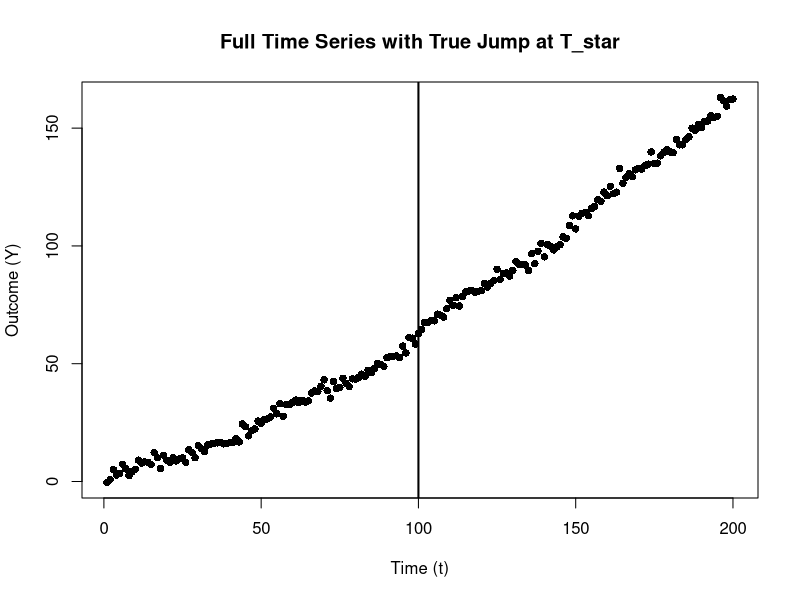
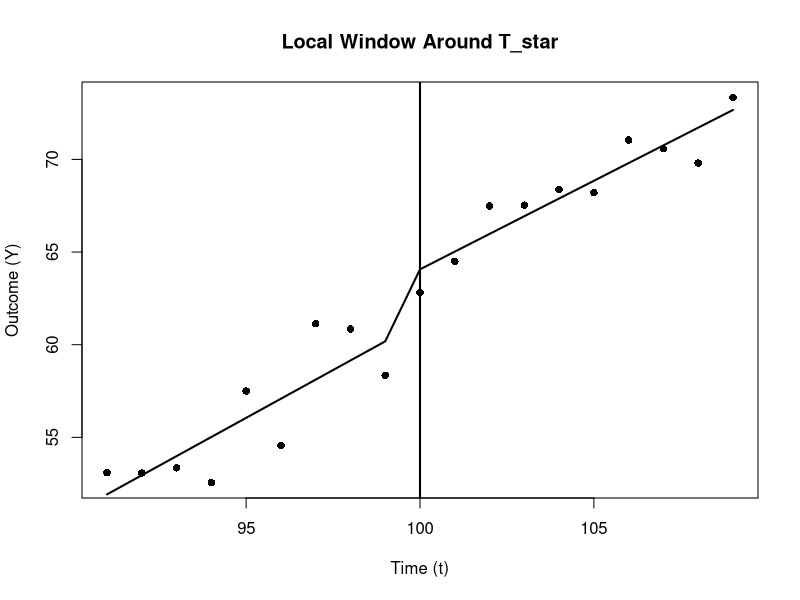
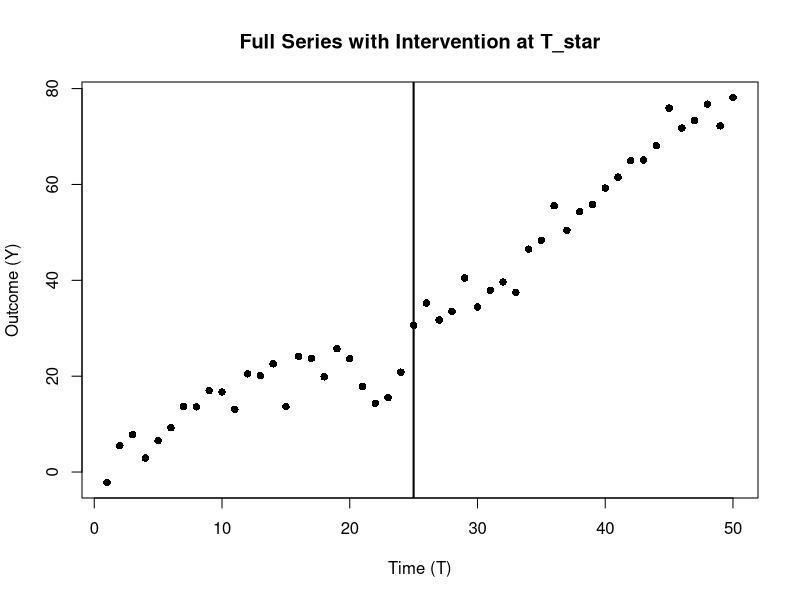
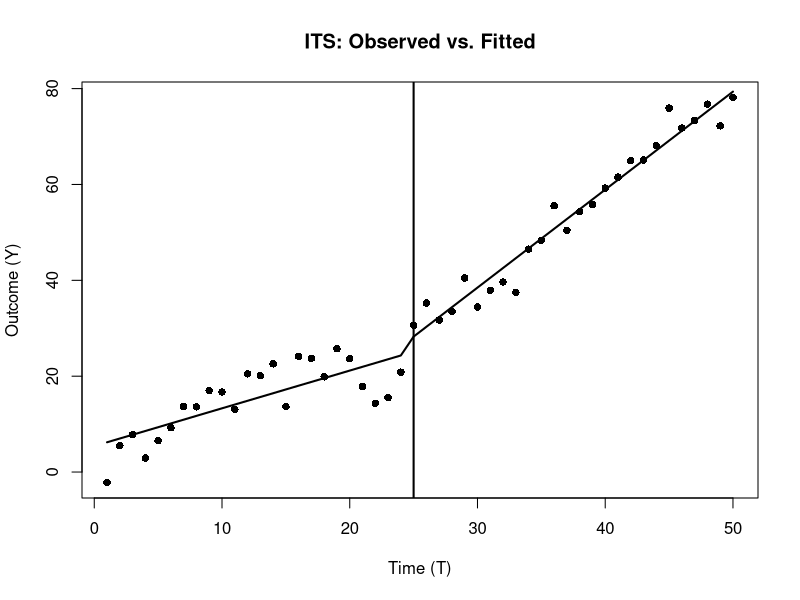

Write the R code that produced these figures, in order.
## ---- chunk 1
# 0. Libraries
if(!require("sandwich")) install.packages("sandwich", quiet=TRUE)
if(!require("lmtest"))   install.packages("lmtest",   quiet=TRUE)
library(sandwich)
library(lmtest)

# 1. Generate Synthetic Data
set.seed(123)
n      <- 200                # total number of time points
T_star <- 100                # cutoff (policy/intervention) time
t_vals <- seq_len(n)         # time index: 1, 2, ..., n

# Outcome Y has a linear pre-trend, a mild quadratic component, 
# and a jump of +5 at T_star
# plus a small sinusoidal seasonality and random noise.
Y <- 0.4 * t_vals +          # baseline slope
     0.002 * (t_vals^2) +    # mild curvature
     ifelse(t_vals >= T_star, 5, 0) +  # jump at T_star
     2*sin(t_vals / 8) +              # mild seasonal pattern
     rnorm(n, sd = 2)                 # random noise

# Optional confounder X that also increases with time
X <- 1.5 * t_vals + rnorm(n, sd=5)

# Store everything in a single data frame
df_full <- data.frame(t = t_vals, Y = Y, X = X)
## ---- chunk 2
# 2. Plot the Entire Dataset & Highlight the Cutoff
# par(mfrow=c(1,2))  # We'll produce two plots side by side

# Plot 1: Full data
plot(df_full$t, df_full$Y, pch=16,
     xlab="Time (t)", ylab="Outcome (Y)",
     main="Full Time Series with True Jump at T_star")
abline(v=T_star, lwd=2)  # vertical line at the cutoff
## ---- chunk 3
# 3. Restrict to a Local Bandwidth (h) Around T_star
h <- 10
df_local <- subset(df_full, abs(t - T_star) < h)

# Create variables for local regression
df_local$D           <- ifelse(df_local$t >= T_star, 1, 0)
df_local$t_centered  <- df_local$t - T_star

# 4. Baseline Local Linear RDiT Model
# Model:
#   Y = alpha_0 + alpha_1*(t - T_star) + tau*D + alpha_2*(t - T_star)*D + error
mod_rdit_linear <- lm(Y ~ t_centered + D + t_centered:D, data = df_local)
# Robust (HC) standard errors for potential serial correlation
res_rdit_linear <- coeftest(mod_rdit_linear, vcov = vcovHC(mod_rdit_linear, type="HC1"))

# 5. Local Polynomial (Quadratic) RDiT Model
df_local$t_centered2 <- df_local$t_centered^2
mod_rdit_quad <- lm(Y ~ t_centered + t_centered2 + D + t_centered:D + t_centered2:D,
                    data = df_local)
res_rdit_quad <- coeftest(mod_rdit_quad, vcov = vcovHC(mod_rdit_quad, type="HC1"))

# 6. Donut Approach: Excluding Observations Near the Cutoff
df_donut <- subset(df_local, abs(t - T_star) > 1)  # remove t_star +/- 1 unit
mod_rdit_donut <- lm(Y ~ t_centered + D + t_centered:D, data = df_donut)
res_rdit_donut <- coeftest(mod_rdit_donut, vcov = vcovHC(mod_rdit_donut, type="HC1"))

# 7. Placebo Test: Fake Cutoff
T_fake <- 120
df_placebo <- subset(df_full, abs(t - T_fake) < h)
df_placebo$D_placebo          <-
    ifelse(df_placebo$t >= T_fake, 1, 0)
df_placebo$t_centered_placebo <- df_placebo$t - T_fake

mod_rdit_placebo <-
    lm(Y ~ t_centered_placebo + D_placebo + t_centered_placebo:D_placebo,
       data = df_placebo)
res_rdit_placebo <-
 coeftest(mod_rdit_placebo, vcov = vcovHC(mod_rdit_placebo, type = "HC1"))

# 8. Augmented RDiT Model (Controlling for X)
mod_rdit_aug <- lm(Y ~ X + t_centered + D + t_centered:D, data = df_local)
res_rdit_aug <- coeftest(mod_rdit_aug, vcov = vcovHC(mod_rdit_aug, type="HC1"))
## ---- chunk 4
# 9. Plot the Local Data and Fitted RDiT Lines
plot(
    df_local$t,
    df_local$Y,
    pch = 16,
    xlab = "Time (t)",
    ylab = "Outcome (Y)",
    main = "Local Window Around T_star"
)

# Sort data by centered time for a smooth line
df_local_sorted <- df_local[order(df_local$t_centered),]
pred_linear     <- predict(mod_rdit_linear, newdata = df_local_sorted)
lines(df_local_sorted$t, pred_linear, lwd = 2)

# Add a vertical line at T_star for reference
abline(v=T_star, lwd=2)
## ---- chunk 5
# Print Summaries & Brief Interpretation

cat(" Local Linear RDiT (Baseline):\n")
print(res_rdit_linear)

cat("\n Local Quadratic RDiT:\n")
print(res_rdit_quad)

cat("\n Donut RDiT (Excluding Observations Near T_star):\n")
print(res_rdit_donut)

cat("\n Placebo Test (Fake Cutoff at T_fake=120):\n")
print(res_rdit_placebo)

cat("\n Augmented RDiT (Controlling for X):\n")
print(res_rdit_aug)
## ---- chunk 6
# 0. Libraries
if(!require("sandwich")) install.packages("sandwich", quiet=TRUE)
if(!require("lmtest"))   install.packages("lmtest",   quiet=TRUE)
library(sandwich)
library(lmtest)

# 1. Generate Synthetic Data
set.seed(456)
n       <- 50               # total number of time points
T_star  <- 25               # intervention time
t_vals  <- seq_len(n)       # time index: 1, 2, ..., n
## ---- chunk 7
Y <- 1.0 * t_vals +                      # baseline slope
  ifelse(t_vals >= T_star, 10, 0) +   # immediate jump of +10 at T_star
  
  # additional slope post-intervention
  ifelse(t_vals >= T_star, 0.5 * (t_vals - T_star), 0) +
  5 * sin(t_vals / 6) +                # mild seasonal pattern
  rnorm(n, sd = 3)                   # random noise

# Combine into a data frame
df_its <- data.frame(time = t_vals, Y = Y)

# 2. Define Key ITS Variables
## ---- chunk 8
df_its$D  <- ifelse(df_its$time >= T_star, 1, 0)
df_its$T  <- df_its$time
df_its$P  <- ifelse(df_its$time >= T_star, df_its$time - T_star, 0)

# 3. Plot the Entire Dataset & Highlight the Intervention
plot(
    df_its$T,
    df_its$Y,
    pch = 16,
    xlab = "Time (T)",
    ylab = "Outcome (Y)",
    main = "Full Series with Intervention at T_star"
)
abline(v = T_star, lwd = 2)  # vertical line for the intervention
## ---- chunk 9
# 4. Fit the Comprehensive ITS Model (Segmented Regression)
mod_its <- lm(Y ~ T + D + I(T*D) + P, data = df_its)

# Use robust standard errors to account for potential autocorrelation
res_its <- coeftest(mod_its, vcov = vcovHC(mod_its, type="HC1"))

# 5. Create Fitted Values for Plotting
df_its$pred_its <- predict(mod_its)

# Counterfactual: what would have happened if no intervention occurred
# (i.e., set D = 0 and P = 0 so only baseline trend remains)
df_its$pred_counterfactual <- predict(
    mod_its,
    newdata = transform(df_its, D = 0, P = 0)
)
## ---- chunk 10
# 6. Plot the Observed Data & Fitted ITS Lines
plot(df_its$T, df_its$Y, pch=16,
     xlab="Time (T)", ylab="Outcome (Y)",
     main="ITS: Observed vs. Fitted")
abline(v=T_star, lwd=2)
lines(df_its$T, df_its$pred_its, lwd=2)
## ---- chunk 11
# 7. Summaries & Brief Interpretation

print(res_its)
## ---- chunk 12
# 0. Libraries
if(!require("sandwich")) install.packages("sandwich", quiet=TRUE)
if(!require("lmtest"))   install.packages("lmtest",   quiet=TRUE)
library(sandwich)
library(lmtest)

# 1. Generate Synthetic Data
set.seed(111)
n       <- 150             # total number of time points
T_star  <- 80              # cutoff/intervention time
t_vals  <- seq_len(n)      # time index: 1, 2, ..., n
## ---- chunk 13
h <- 5  # bandwidth for local discontinuity
within_h <- abs(t_vals - T_star) < h  # indicator for local region
## ---- chunk 14

Y <- 0.3 * t_vals +                                        # baseline slope
     ifelse(t_vals >= T_star, 5, 0) +                      # immediate jump
     ifelse(t_vals >= T_star, 0.2*(t_vals - T_star), 0) +  # slope change
     ifelse(t_vals >= T_star, 0.1*(t_vals - T_star), 0) +  # sustained effect
     ifelse(within_h, 2*(t_vals - T_star), 0) +            # local polynomial jump
     rnorm(n, sd=2)                                        # noise

# Put it in a data frame
df <- data.frame(t = t_vals, Y = Y)

# 2. Define Variables for a Single Unified Model
df$D   <- ifelse(df$t >= T_star, 1, 0)          # intervention dummy
df$T_c <- df$t                                 # rename time to T_c for clarity
df$P   <- ifelse(df$t >= T_star, df$t - T_star, 0)  # time since intervention

# Indicator for local region (± h around T_star)
df$local_indicator <- ifelse(abs(df$t - T_star) < h, 1, 0)

# Center time around T_star for local polynomial
df$t_centered <- df$t - T_star

# 3. Fit the Unified "Augmented ITS + RDiT" Model
## ---- chunk 15
mod_hybrid <- lm(
  Y ~ T_c + D + I(T_c*D) + P +
       I(t_centered * local_indicator) +
       I(t_centered * D * local_indicator),
  data = df
)

# Robust standard errors
res_hybrid <- coeftest(mod_hybrid, vcov = vcovHC(mod_hybrid, type = "HC1"))

# 4. A Two-Stage Approach for Illustrative Purposes
# STAGE 1: Local RDiT to estimate extra local jump around T_star ± h
df_local <- subset(df, abs(t - T_star) < h)
mod_local <- lm(Y ~ t_centered*D, data = df_local)

# estimate of the jump at T_star from local model
tau_hat <- coef(mod_local)["D"]  

# Adjust outcome by subtracting local jump * D
df$Y_star <- df$Y - tau_hat * df$D

# STAGE 2: Fit a standard ITS on the adjusted outcome Y_star
mod_its_adjusted <- lm(Y_star ~ T_c + D + I(T_c*D) + P, data = df)
res_its_adjusted <-
    coeftest(mod_its_adjusted, vcov = vcovHC(mod_its_adjusted, type = "HC1"))
## ---- chunk 16
print(res_hybrid)

cat("\n Two-Stage Approach:\n")
cat("   (1) Local RDiT => estimated local jump = ", round(tau_hat,2), "\n")
cat("   (2) Standard ITS on adjusted outcome:\n")
print(res_its_adjusted)
